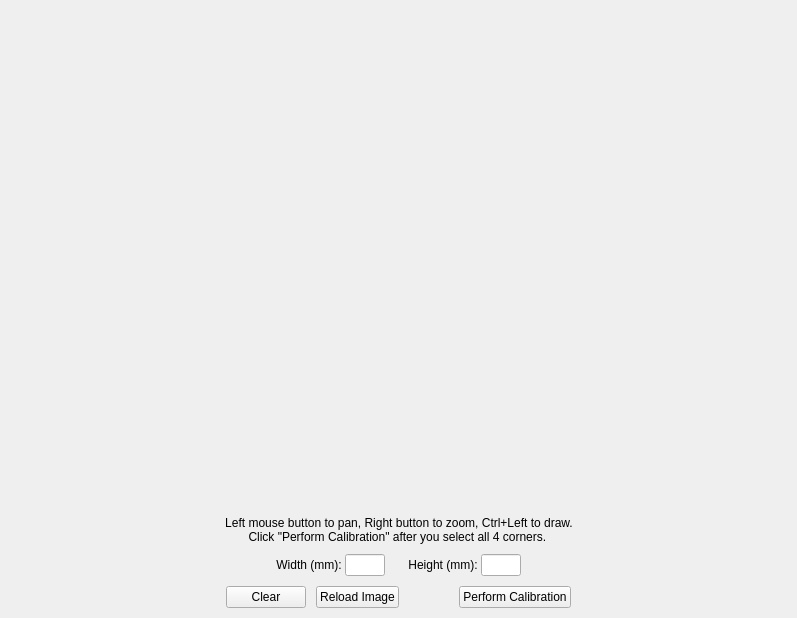
<?xml version="1.0" encoding="UTF-8"?>
<ui version="4.0">
 <class>MainWindow</class>
 <widget class="QMainWindow" name="MainWindow">
  <property name="geometry">
   <rect>
    <x>0</x>
    <y>0</y>
    <width>797</width>
    <height>618</height>
   </rect>
  </property>
  <property name="windowTitle">
   <string>MainWindow</string>
  </property>
  <widget class="QWidget" name="centralwidget">
   <layout class="QVBoxLayout" name="verticalLayout_2">
    <property name="spacing">
     <number>10</number>
    </property>
    <property name="sizeConstraint">
     <enum>QLayout::SetDefaultConstraint</enum>
    </property>
    <property name="leftMargin">
     <number>0</number>
    </property>
    <property name="topMargin">
     <number>0</number>
    </property>
    <property name="rightMargin">
     <number>0</number>
    </property>
    <property name="bottomMargin">
     <number>10</number>
    </property>
    <item>
     <widget class="WidgetImageView" name="widgetImageView" native="true">
      <property name="sizePolicy">
       <sizepolicy hsizetype="Preferred" vsizetype="Preferred">
        <horstretch>0</horstretch>
        <verstretch>1</verstretch>
       </sizepolicy>
      </property>
      <property name="minimumSize">
       <size>
        <width>200</width>
        <height>100</height>
       </size>
      </property>
     </widget>
    </item>
    <item>
     <layout class="QHBoxLayout" name="horizontalLayout_3">
      <item>
       <spacer name="horizontalSpacer_7">
        <property name="orientation">
         <enum>Qt::Horizontal</enum>
        </property>
        <property name="sizeHint" stdset="0">
         <size>
          <width>40</width>
          <height>20</height>
         </size>
        </property>
       </spacer>
      </item>
      <item>
       <widget class="QLabel" name="label_4">
        <property name="text">
         <string>Left mouse button to pan, Right button to zoom, Ctrl+Left to draw. 
Click &quot;Perform Calibration&quot; after you select all 4 corners. </string>
        </property>
        <property name="alignment">
         <set>Qt::AlignCenter</set>
        </property>
       </widget>
      </item>
      <item>
       <spacer name="horizontalSpacer_8">
        <property name="orientation">
         <enum>Qt::Horizontal</enum>
        </property>
        <property name="sizeHint" stdset="0">
         <size>
          <width>40</width>
          <height>20</height>
         </size>
        </property>
       </spacer>
      </item>
     </layout>
    </item>
    <item>
     <widget class="QFrame" name="frame">
      <property name="frameShape">
       <enum>QFrame::NoFrame</enum>
      </property>
      <property name="frameShadow">
       <enum>QFrame::Raised</enum>
      </property>
      <layout class="QVBoxLayout" name="verticalLayout">
       <property name="spacing">
        <number>10</number>
       </property>
       <property name="leftMargin">
        <number>0</number>
       </property>
       <property name="topMargin">
        <number>0</number>
       </property>
       <property name="rightMargin">
        <number>0</number>
       </property>
       <property name="bottomMargin">
        <number>0</number>
       </property>
       <item>
        <layout class="QHBoxLayout" name="horizontalLayout">
         <property name="spacing">
          <number>3</number>
         </property>
         <item>
          <spacer name="horizontalSpacer">
           <property name="orientation">
            <enum>Qt::Horizontal</enum>
           </property>
           <property name="sizeHint" stdset="0">
            <size>
             <width>40</width>
             <height>20</height>
            </size>
           </property>
          </spacer>
         </item>
         <item>
          <widget class="QLabel" name="label_2">
           <property name="text">
            <string>Width (mm):</string>
           </property>
           <property name="alignment">
            <set>Qt::AlignCenter</set>
           </property>
          </widget>
         </item>
         <item>
          <widget class="QLineEdit" name="lineEditWidth">
           <property name="maximumSize">
            <size>
             <width>40</width>
             <height>16777215</height>
            </size>
           </property>
          </widget>
         </item>
         <item>
          <spacer name="horizontalSpacer_6">
           <property name="orientation">
            <enum>Qt::Horizontal</enum>
           </property>
           <property name="sizeType">
            <enum>QSizePolicy::Fixed</enum>
           </property>
           <property name="sizeHint" stdset="0">
            <size>
             <width>20</width>
             <height>10</height>
            </size>
           </property>
          </spacer>
         </item>
         <item>
          <widget class="QLabel" name="label_3">
           <property name="text">
            <string>Height (mm):</string>
           </property>
           <property name="alignment">
            <set>Qt::AlignCenter</set>
           </property>
          </widget>
         </item>
         <item>
          <widget class="QLineEdit" name="lineEditHeight">
           <property name="maximumSize">
            <size>
             <width>40</width>
             <height>16777215</height>
            </size>
           </property>
          </widget>
         </item>
         <item>
          <spacer name="horizontalSpacer_2">
           <property name="orientation">
            <enum>Qt::Horizontal</enum>
           </property>
           <property name="sizeHint" stdset="0">
            <size>
             <width>40</width>
             <height>20</height>
            </size>
           </property>
          </spacer>
         </item>
        </layout>
       </item>
       <item>
        <layout class="QHBoxLayout" name="horizontalLayout_2">
         <item>
          <spacer name="horizontalSpacer_3">
           <property name="orientation">
            <enum>Qt::Horizontal</enum>
           </property>
           <property name="sizeHint" stdset="0">
            <size>
             <width>40</width>
             <height>20</height>
            </size>
           </property>
          </spacer>
         </item>
         <item>
          <widget class="QPushButton" name="pushButtonClear">
           <property name="text">
            <string>Clear</string>
           </property>
          </widget>
         </item>
         <item>
          <widget class="QPushButton" name="pushButtonLoadImage">
           <property name="enabled">
            <bool>true</bool>
           </property>
           <property name="text">
            <string>Reload Image</string>
           </property>
          </widget>
         </item>
         <item>
          <spacer name="horizontalSpacer_5">
           <property name="orientation">
            <enum>Qt::Horizontal</enum>
           </property>
           <property name="sizeType">
            <enum>QSizePolicy::Fixed</enum>
           </property>
           <property name="sizeHint" stdset="0">
            <size>
             <width>50</width>
             <height>10</height>
            </size>
           </property>
          </spacer>
         </item>
         <item>
          <widget class="QPushButton" name="pushButtonGo">
           <property name="text">
            <string>Perform Calibration</string>
           </property>
          </widget>
         </item>
         <item>
          <spacer name="horizontalSpacer_4">
           <property name="orientation">
            <enum>Qt::Horizontal</enum>
           </property>
           <property name="sizeHint" stdset="0">
            <size>
             <width>40</width>
             <height>20</height>
            </size>
           </property>
          </spacer>
         </item>
        </layout>
       </item>
      </layout>
     </widget>
    </item>
   </layout>
  </widget>
 </widget>
 <customwidgets>
  <customwidget>
   <class>WidgetImageView</class>
   <extends>QWidget</extends>
   <header location="global">WidgetImageView.h</header>
   <container>1</container>
  </customwidget>
 </customwidgets>
 <resources/>
 <connections/>
</ui>
